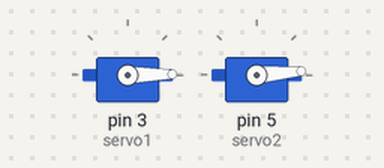
Bench run of a sketch on a simulated Arduino Uno, built with avr-gcc and run on an emulated ATmega328P. On the bench: 2 × servo.

Above: at 0.05 s.
At 4.45 s:
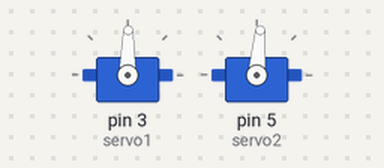
At 8.95 s:
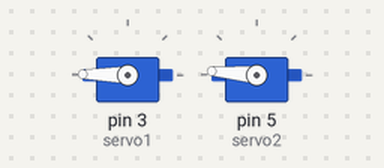
At 17.85 s:
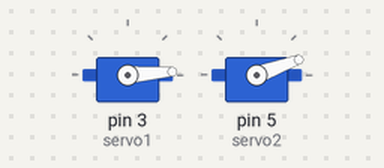
Timing chart, 0 to 23.5 s (numbered marks = the images above):
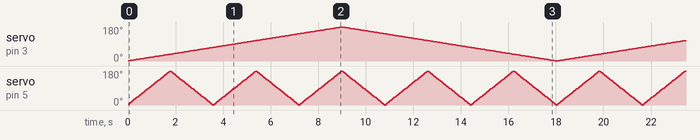

The sketch:

4_Servo_Double.ino
```cpp
/*
 * In dit programma worden twee servo motoren tegelijkertijd aangestuurd om heen en weer te bewegen.
 * Elke servo kan op zijn eigen tempo bewegen.
 *
 * Hieronder staat uitgelegd hoe de servo motoren moeten worden aangesloten op de Arduino:
 *
 * Servo 1:
 * De servo motor aansluiten op pin 3 van de Arduino
 *
 * Servo 2:
 * De servo motor aansluiten op pin 5 van de Arduino
 */

#include <Servo.h>  // Bibliotheken importeren voor de Servo motor

Servo servo1;  // Servo object aanmaken om de eerste servo motor te besturen
Servo servo2;  // Servo object aanmaken om de tweede servo motor te besturen

int pos1 = 0;  // Variabele om de positie van de eerste servo motor bij te houden
int pos2 = 0;  // Variabele om de positie van de tweede servo motor bij te houden

int speed1 = 1;  // Snelheid van de eerste servo motor
int speed2 = 5;  // Snelheid van de tweede servo motor

void setup() {
  servo1.attach(3);  // De eerste servo motor aansluiten op pin 3 van de Arduino
  servo2.attach(5);  // De tweede servo motor aansluiten op pin 5 van de Arduino
}

void loop() {
  pos1 = pos1 + speed1;  // Verander de positie van de eerste servo motor met de aangegeven snelheid
  if(pos1 >= 180 || pos1 <= 0){  // Controleer of de hoek van de eerste servo motor de grenzen van 0 en 180 graden overschrijdt
    speed1 = -speed1;  // Als dat het geval is, omkeren van de snelheid om de servo in de tegenovergestelde richting te laten bewegen
  }
  pos2 = pos2 + speed2;  // Verander de positie van de tweede servo motor met de aangegeven snelheid
  if(pos2 >= 180 || pos2 <= 0){  // Controleer of de hoek van de tweede servo motor de grenzen van 0 en 180 graden overschrijdt
    speed2 = -speed2;  // Als dat het geval is, omkeren van de snelheid om de servo in de tegenovergestelde richting te laten bewegen
  }

  servo1.write(pos1);  // De eerste servo motor bewegen naar de huidige hoek
  servo2.write(pos2);  // De tweede servo motor bewegen naar de huidige hoek
  delay(50);  // Een korte pauze van 50 milliseconden zodat er tijd is voor de beweging
}
```
